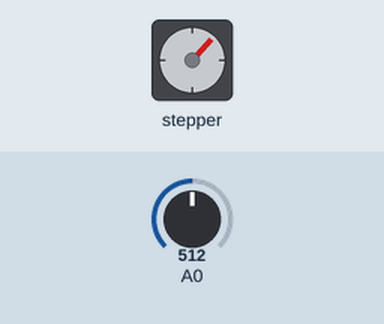
The sketch below on a simulated Arduino Uno, built with avr-gcc and run on an emulated ATmega328P. On the bench: stepper motor. Inputs (shaded band) come from the test bench; at power-on: A0 = 512. Stepper angles assume 100 steps per turn.

Above: at 11.1 s.
11.2 s: A0 set to 716
At 11.65 s:
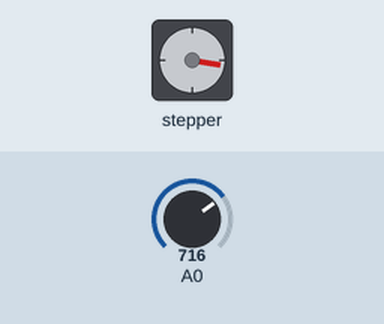
At 16.6 s:
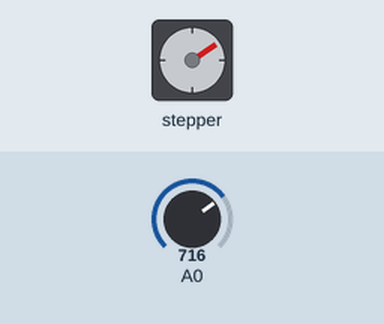
Timing chart, 0 to 18.1 s (numbered marks = the images above; inputs shaded):
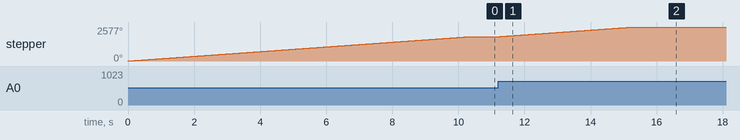

Measured:
- after the input at 11.2 s, stepper: turns 734° clockwise in 4.1 s, starting at once
- by itself, stepper: turns 1843° clockwise in 10.3 s

The sketch:

turns_after_potentometer_or_other_sensor_on_input_0.ino
```cpp
#include <Stepper.h>

// change this to the number of steps on your motor
#define STEPS 100

// create an instance of the stepper class, specifying
// the number of steps of the motor and the pins it's
// attached to
Stepper stepper(STEPS, 8, 9, 10, 11);

// the previous reading from the analog input
int previous = 0;

void setup() {
  // set the speed of the motor to 30 RPMs
  stepper.setSpeed(30);
}

void loop() {
  // get the sensor value
  int val = analogRead(0);

  // move a number of steps equal to the change in the
  // sensor reading
  stepper.step(val - previous);

  // remember the previous value of the sensor
  previous = val;
}
```
